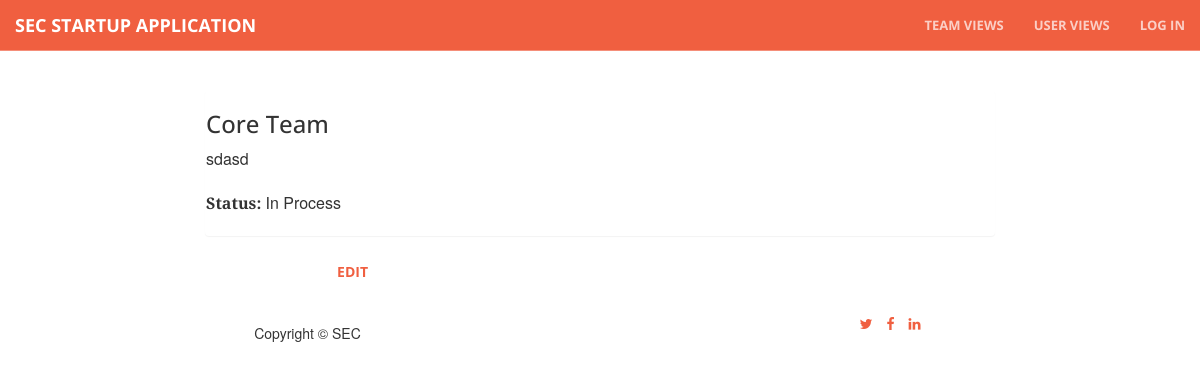
Page /team/1/detail/ on the committed database.
### core/models.py (models this page shows, shortened)
class Team(models.Model):
    title = models.CharField(max_length=300)
    status = models.CharField(max_length=300)
    description = models.TextField(null=True, blank=True)
    created_at = models.DateTimeField(auto_now_add=True)
    project_status = models.IntegerField(choices=STATUS_CHOICES, null=True, blank=True)
    image_file = models.ImageField(upload_to=upload_to_location, null=True, blank=True)

### core/views.py (the view)
# urls.py: url(r'team/(?P<pk>\d+)/detail/$', coreviews.TeamDetailView.as_view(), name='team_list'),
class TeamDetailView(DetailView):
    model = coremodels.Team
    template_name = 'team/detail.html'
    context_object_name = 'team'

### templates/team/detail.html
{% extends "base/theme.html" %}
	{% block main_content %}
	<div class="row main-content">
 		<div class="col-md-2"></div>
 		<div class="col-md-8">
 			<div class='panel'>
 				<h3>{{ team.title}}</h3>
 				<p>{{ team.description}}</p>
				<p><b>Status: </b>{% if team.project_status %}{{ team.get_project_status_display }}{% else %}----{% endif %}</p>
			 </div>
		 </div>
		 <div class="col-md-2"></div>
		 <div class="col-md-4">
		 	<a type="button" href="{% url 'team_update' pk=team.id %}" class="btn btn-large pull-right">Edit</a>
		 </div>
	</div>
{% endblock %}

### static/css/creative.css (style rules this page uses)
html, body { width: 100%; height: 100%; }
body { font-family: Merriweather,'Helvetica Neue',Arial,sans-serif; }
a { color: #f05f40; -webkit-transition: all .35s; -moz-transition: all .35s; transition: all .35s; }
h1, h2, h3, h4, h5, h6 { font-family: 'Open Sans','Helvetica Neue',Arial,sans-serif; }
p { margin-bottom: 20px; font-size: 16px; line-height: 1.5; }
.main-content { padding-top: 90px; }
.btn { border: 0; border-radius: 300px; text-transform: uppercase; font-family: 'Open Sans','Helvetica Neue',Arial,sans-serif; font-weight: 700; }
body { webkit-tap-highlight-color: #222; }

### rows in the picture
Team: title "Core Team", description "sdasd", project_status "In Process"
